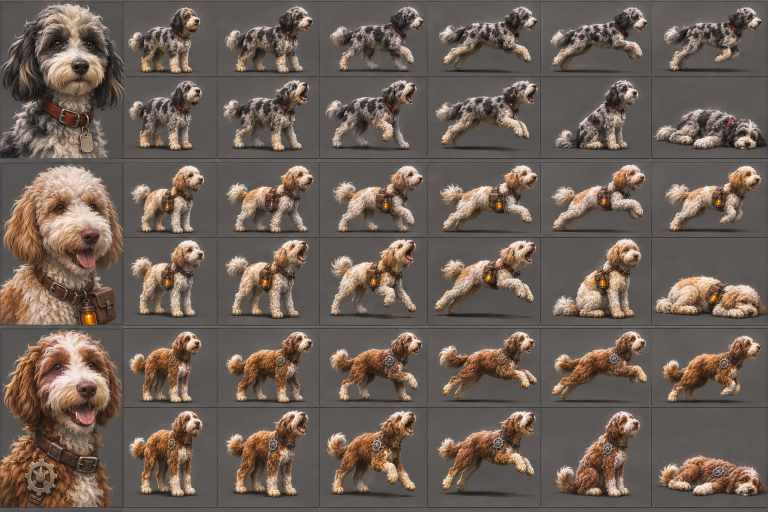
#> input picture game/tools/art_src/dogs_sheet_latest.png, 1536 x 1024 px (shown at 1/2 size)
$ python import_dog_sheet.py
#> lines starting #> are read from the running program, lines starting #| are printed output that depends on the picture
### game/tools/import_anim_sheet.py
#!/usr/bin/env python3
"""Import a painted animation frame sheet into the per-state strips UnitAnim plays.

Generic version of tools/import_dog_sheet.py (which now uses this module).

Sheet layout: N bands stacked top to bottom, one unit per band. Each band is
`rows` rows (default 2) of `cols` cells (default 6), every cell one side-on
frame facing right on a painted grey backdrop. Cells are named by row letter
and column: A0..A5 is the first row, B0..B5 the second. Panel seams, floor
lines and gutters do not have to be uniform: they are found per sheet.

Pipeline
  1. layout: rows from the empty gaps between the painted figures (the
     strongest seam / floor line inside a gap is used as the cut), columns per
     row from the emptiest x near each expected cut (panel seams win)
  2. key: per cell the grey backdrop is modelled, the figure is what is not
     flood-connected to the border through backdrop-like pixels, edges get a
     soft alpha with the grey un-mixed out of the fringe (no halo); a faint
     painted floor shadow is kept (optional). Full-width floor lines painted
     through a row are inpainted first
  3. normalise: one scale per unit (target visible height, sqrt(w*h) footprint
     or a fixed scale, capped so the fit cells stay inside the frame); every
     frame is anchored on a shared feet line (lowest body px, painted shadow
     line for airborne frames, or body centre for flyers) and centred on its
     body mass, so nothing jitters. Frames that still overflow are nudged,
     then shrunk a little, then edge-faded
  4. bake: square `fs` px frames, feet `feet` px from the top; strips wider
     than 4096 px are folded into grids and listed in strip_grids.json;
     <id>_anim.json gets the fps, <id>_attack.json (optional) the hit frames
     and per-frame attack origins (front-most point of the silhouette)

Spec (JSON file, or a dict passed to import_sheet()):

  {"sheet": "tools/art_src/x.png",          # relative to game/ or absolute
   "bands": 3, "rows": 2, "cols": 6,         # layout (rows / cols optional)
   "units": [
     {"band": 0, "id": "raider_grunt",
      "out": "assets/sprites/enemies/raider_grunt",   # dir, relative to game/
      "fs": 128, "feet": 118,                # frame px, feet line y in frame
      "grow": 64, "grow_max": 512,           # optional: frame may grow to fit
      "target": {"h": 107} | {"gm": 80} | {"scale": 0.6},
      "measure": "A0",                       # cell the target is measured on
      "fit": ["A0", "A1", ...],              # cells that must fit (default row A)
      "shadow": true, "flying": false,
      "reach_up": ["B1"],                    # cells whose raised weapon crosses
                                             # the floor line into the row above
      "recolor": {"hue": -0.02, "sat": 1.2, "val": 1.1, "glow": {...}},
      "grade": {"gamma": 0.82, "sat": 1.1, "contrast": 1.05},   # baked value grade
      "rim": true,                           # 1 px ink outline + top-left key rim
      "states": {
        "idle": {"breathe": "A0", "n": 16, "amp": 0.014},
        "walk": ["A1", "A2", "A3", "A4", "A5"],
        "hit": [{"cell": "B4", "sy": 0.94, "sx": 1.04}, "B4"],
        "emerge": {"reveal": "A0", "n": 6},
        ...},
      "fps": {"idle": 8, "walk": 10},
      "attack": {"type": "melee", "hit_frames": "auto" | [1]}}   # optional
   ]}

A frame item is a cell name or {"cell", "sx", "sy", "anchor": "paw" |
"ground" | "cy", "feet": y | "bottom": px above the frame bottom, "dy": px,
"reveal": 0..1}. Defaults: idle /
grounded poses anchor on the lowest body px ("paw"), row A walk frames on the
painted shadow line when there is one ("ground"), flyers on the body centre.

    python3 tools/import_anim_sheet.py SPEC.json [--preview DIR] [--dry] [--only id,id]
"""
import argparse
import colorsys
import json
import os
import sys

import numpy as np
from PIL import Image
from scipy import ndimage as ndi

HERE = os.path.dirname(os.path.abspath(__file__))
GAME = os.path.normpath(os.path.join(HERE, ".."))
GRIDS = os.path.join(GAME, "assets", "sprites", "strip_grids.json")
MAX_TEX = 4096
INK = (20, 12, 14)       # style bible shadow ink
SHADOW_MAX = 0.42        # cap on the kept painted floor shadow
LUMA = np.array([0.299, 0.587, 0.114])
OVERLAP = 14            # px a cell reaches past its cut into the neighbour


# ------------------------------------------------------------------ grid (seams)
def _gutters(profile, thr, merge=16):
    idx = [i for i, v in enumerate(profile) if v < thr]
    out = []
    for i in idx:
        if out and i - out[-1][1] <= merge:
            out[-1][1] = i
        else:
            out.append([i, i])
    return out


def _spans(gutters, size, min_cell=60):
    edges = [[-1, -1]] + gutters + [[size, size]]
    spans = []
    for a, b in zip(edges, edges[1:]):
        lo, hi = a[1] + 1, b[0] - 1
        if hi - lo >= min_cell:
            spans.append((lo, hi + 1))
    return spans


# [383 lines left out: functions _content, _line_score, _gaps, _row_cut_candidates, detect_rows, detect_cols and 5 more, not called in this run]


# ------------------------------------------------------------------ frames
class Cell:
    # [18 lines left out: function __init__, not called in this run]

    def gm(self):
        return float(np.sqrt((self.x1 - self.x0) * (self.y1 - self.y0)))

    def height(self):
        return float(self.y1 - self.y0)


# [60 lines left out: functions compose, ground_of, breathe, write_strip, not called in this run]


def load_grids():
    return json.load(open(GRIDS)).get("grids", {})


# [41 lines left out: functions save_grids, preview_strip, recolor_cell, not called in this run]


# ------------------------------------------------------------------ units
def cell_key(name):
    """'A0' -> (0, 0), 'B5' -> (1, 5)."""
    return (ord(name[0].upper()) - ord("A"), int(name[1:]))


# [96 lines left out: function slice_band, not called in this run]


def _item(it):
    return {"cell": it} if isinstance(it, str) else dict(it)


# [158 lines left out: functions build_unit, reveal, grade, not called in this run]


RIM_LIGHT = (255, 234, 184)


# [63 lines left out: functions rim, edge_fade, attack_meta, not called in this run]


# ------------------------------------------------------------------ driver
def _abs(p):
    return p if os.path.isabs(p) else os.path.join(GAME, p)


# [79 lines left out: functions import_sheet, main, not called in this run]


# [2 lines that do not run on import are left out]

### game/tools/import_dog_sheet.py
#!/usr/bin/env python3
"""Import Zach's painted dog sheet into the pet strips the game plays.

Source: tools/art_src/dogs_sheet_latest.png (1536x1024, grey panels). Three
dog bands top to bottom (Noel, Bentley, Lillie); each band is a head portrait
in the left column, then two rows of six side-on frames facing right:

  row A: stand, run 1..5            row B: stand, bark 1, bark 2, lunge, sit, lying

Pipeline (re-run after a new sheet: same layout, any cell sizes):
  1. grid: gutters are found from the median brightness of every row / column
     (dark panel seams), not hard-coded
  2. key: each panel's grey backdrop is modelled (quadratic fit), the dog is
     the strong colour difference that is not flood-connected to the panel
     border through backdrop-like pixels; edges get a soft alpha and the grey
     is un-mixed out of the fringe (no halo). The painted floor shadow is kept
     as a soft ink alpha under the dog
  3. normalise: one scale per dog (stand frame matched to the old strips'
     size), every frame anchored on a shared feet line (shadow line for
     airborne run frames) and centred on its body mass, so nothing jitters
  4. bake: 256 px frames (pet_defs hd = 2), feet at 256 - 20 like the old
     strips; states in the names pet.gd / UnitAnim play, fps in <id>_anim.json;
     strips over 4096 px are folded into grids and listed in strip_grids.json
  5. portraits: the painted head, keyed, square, 192 px
     (assets/sprites/portraits/pet_<id>.png)

    python3 tools/import_dog_sheet.py [--sheet PATH] [--preview DIR] [noel bentley lillie]

Supersedes the puppet bake (tools/pet_puppet.py) for the three dogs.
The keying / framing / strip code lives in tools/import_anim_sheet.py.
"""
import argparse
import json
import os
import sys

import numpy as np
from PIL import Image

HERE = os.path.dirname(os.path.abspath(__file__))
GAME = os.path.normpath(os.path.join(HERE, ".."))
SHEET = os.path.join(HERE, "art_src", "dogs_sheet_latest.png")
PETS = os.path.join(GAME, "assets", "sprites", "pets")
PORTRAITS = os.path.join(GAME, "assets", "sprites", "portraits")
GRIDS = os.path.join(GAME, "assets", "sprites", "strip_grids.json")
DOGS = ["noel", "bentley", "lillie"]
FS = 256                 # frame px (pet_defs hd = 2)
FEET = FS - 20           # feet line in the frame (UnitAnim FEET_FROM_BOTTOM * hd)
TARGET_GM = 115.0        # stand bbox sqrt(w*h) of the old 256 px dog strips
MAX_TEX = 4096
PORTRAIT_PX = 192

# Sheet cells per band: (row, col) with row 0 = A, 1 = B; col 0 = first frame.
A = lambda c: (0, c)
B = lambda c: (1, c)
STAND, RUN = A(0), [A(1), A(2), A(3), A(4), A(5)]
STAND_B, BARK1, BARK2, LUNGE, SIT, LIE = B(0), B(1), B(2), B(3), B(4), B(5)


# Keying, framing and strip baking are shared with every painted sheet:
# tools/import_anim_sheet.py (generic bands x rows x cells importer).
sys.path.insert(0, HERE)
from import_anim_sheet import (  # noqa: E402
    _gutters, _spans, key_cell, Cell, ground_of, write_strip,
    compose as _compose, breathe as _breathe)


def compose(cell, scale, ground, sy=1.0, sx=1.0):
    return _compose(cell, scale, ground, sy=sy, sx=sx, fs=FS, feet=FEET)


def breathe(cell, scale, ground, n, amp=0.014):
    return _breathe(cell, scale, ground, n, amp=amp, fs=FS, feet=FEET)


# ------------------------------------------------------------------ grid
def detect_grid(lum):
    """-> (portrait column span, frame column spans, band row spans [(A, B)])."""
    h, w = lum.shape
    base = float(np.median(lum))
    colp = np.median(lum, axis=0)
    cols = _spans(_gutters(colp, base * 0.8), w)
    if len(cols) != 7:
        raise SystemExit("grid: expected 7 columns, found %d %s" % (len(cols), cols))
    rowp = np.median(lum[:, cols[1][0]:], axis=1)
    rows = _spans(_gutters(rowp, base * 0.8), h)
    if len(rows) != 6:
        raise SystemExit("grid: expected 6 frame rows, found %d %s" % (len(rows), rows))
    bands = [(rows[i * 2], rows[i * 2 + 1]) for i in range(3)]
    return cols[0], cols[1:], bands


# [72 lines left out: functions build_states, portrait, not called in this run]


# ------------------------------------------------------------------ main
def main():
    ap = argparse.ArgumentParser()
    ap.add_argument("dogs", nargs="*", default=DOGS)
    ap.add_argument("--sheet", default=SHEET)
    ap.add_argument("--preview", default="", help="write keyed cells / contact sheets here")
    ap.add_argument("--dry", action="store_true", help="preview only, write nothing in assets/")
    args = ap.parse_args()
    rgb = np.array(Image.open(args.sheet).convert("RGB")).astype(float)
    lum = rgb @ np.array([0.299, 0.587, 0.114])
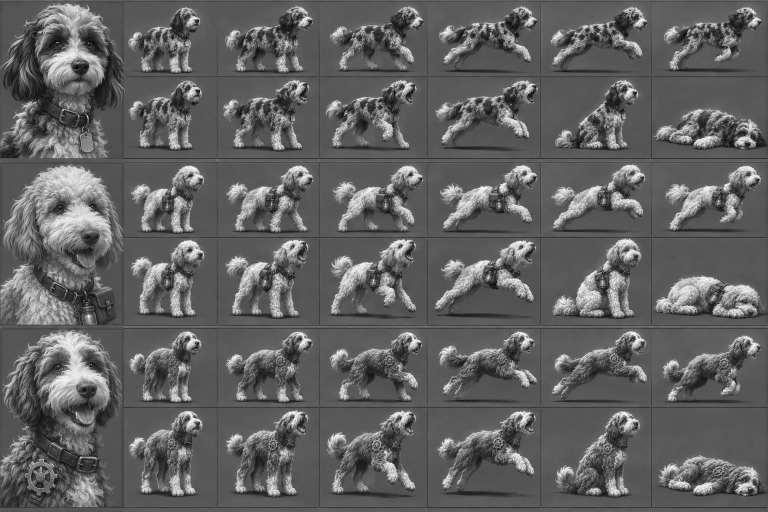
#> lum: shape (1024, 1536) float64 (shown at 1/2 size); min 3.19, max 254.1, mean 98.3
    pcol, fcols, bands = detect_grid(lum)
#> in detect_grid, `base = float(np.median(lum))`: base = 88.85
#> in detect_grid, `colp = np.median(lum, axis=0)`: colp = 1536 values, max 136.1 at index 150, min 51.52 at index 434, mean 90.11
#> in _gutters, `idx = [i for i, v in enumerate(profile) if v < thr]`: idx = [244, 246, 434, 638, 854, 1081, 1302, 1533, 1534]
#> the loop in _gutters, `for i in idx:` made 9 passes
#> i on passes 1 to 9: 244, 246, 434, 638, 854, 1081, 1302, 1533, 1534
#> after the loop in _gutters, `for i in idx:`: out = [[244, 246], [434, 434], [638, 638], [854, 854], [1081, 1081], [1302, 1302], [1533, 1534]]
#> in _spans, `edges = [[-1, -1]] + gutters + [[size, size]]`: edges = [[-1, -1], [244, 246], [434, 434], [638, 638], [854, 854], [1081, 1081], [1302, 1302], [1533, 1534], [1536, 1536]]
#> the loop in _spans, `for a, b in zip(edges, edges[1:]):` made 8 passes
#> (a, b, lo, hi) on passes 1 to 8: ([-1, -1], [244, 246], 0, 243), ([244, 246], [434, 434], 247, 433), ([434, 434], [638, 638], 435, 637), ([638, 638], [854, 854], 639, 853), ([854, 854], [1081, 1081], 855, 1080), ([1081, 1081], [1302, 1302], 1082, 1301), ([1302, 1302], [1533, 1534], 1303, 1532), ([1533, 1534], [1536, 1536], 1535, 1535)
#> after the loop in _spans, `for a, b in zip(edges, edges[1:]):`: spans = [(0, 244), (247, 434), (435, 638), (639, 854), (855, 1081), (1082, 1302), (1303, 1533)]
#> in detect_grid, `cols = _spans(_gutters(colp, base * 0.8), w)`: cols has the same summary as spans in _spans
#> in detect_grid, `rowp = np.median(lum[:, cols[1][0]:], axis=1)`: rowp = 1024 values, max 112.3 at index 652, min 38.67 at index 474, mean 88.49
#> the loop in _gutters (call 2), `for i in idx:` made 21 passes
#> i on passes 1 to 12: 141, 142, 143, 153, 154, 296, 316, 317, 325, 461, 462, 463
#> the loop in _spans (call 2), `for a, b in zip(edges, edges[1:]):` made 8 passes
#> (a, b, lo, hi) on passes 1 to 8: ([-1, -1], [141, 154], 0, 140), ([141, 154], [296, 296], 155, 295), ([296, 296], [316, 325], 297, 315), ([316, 325], [461, 474], 326, 460), ([461, 474], [650, 657], 475, 649), ([650, 657], [801, 814], 658, 800), ([801, 814], [1015, 1015], 815, 1014), ([1015, 1015], [1024, 1024], 1016, 1023)
#> in detect_grid, `rows = _spans(_gutters(rowp, base * 0.8), h)`: rows = [(0, 141), (155, 296), (326, 461), (475, 650), (658, 801), (815, 1015)]
#> in detect_grid, `bands = [(rows[i * 2], rows[i * 2 + 1]) for i in range(3)]`: bands = [((0, 141), (155, 296)), ((326, 461), (475, 650)), ((658, 801), (815, 1015))]
#> pcol = (0, 244); fcols = [(247, 434), (435, 638), (639, 854), (855, 1081), (1082, 1302), (1303, 1533)]
    print("grid: portrait x%s, frame cols %s" % (pcol, fcols))
#| grid: portrait x(0, 244), frame cols [(247, 434), (435, 638), (639, 854), (855, 1081), (1082, 1302), (1303, 1533)]
    print("      bands %s" % bands)
#|       bands [((0, 141), (155, 296)), ((326, 461), (475, 650)), ((658, 801), (815, 1015))]
#> (the run stopped early here; a loop or call above may not have finished)
